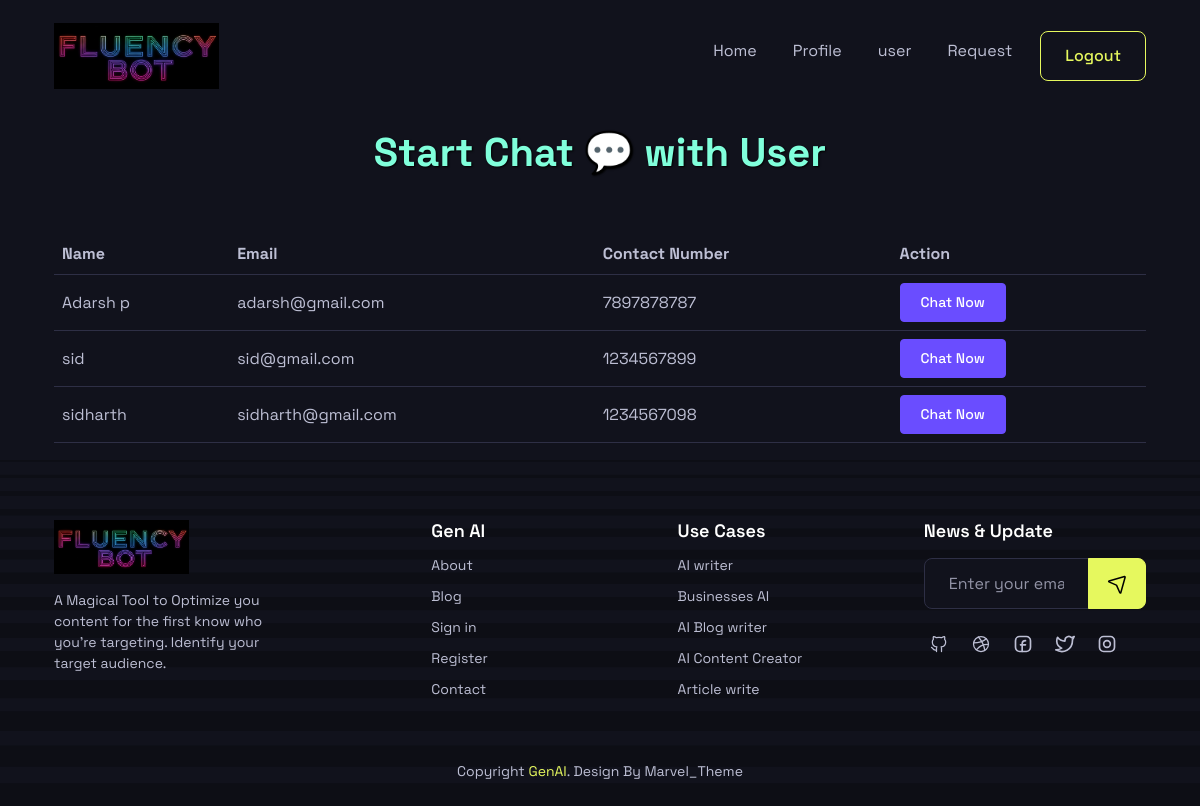
The app's page /user_view, older data.
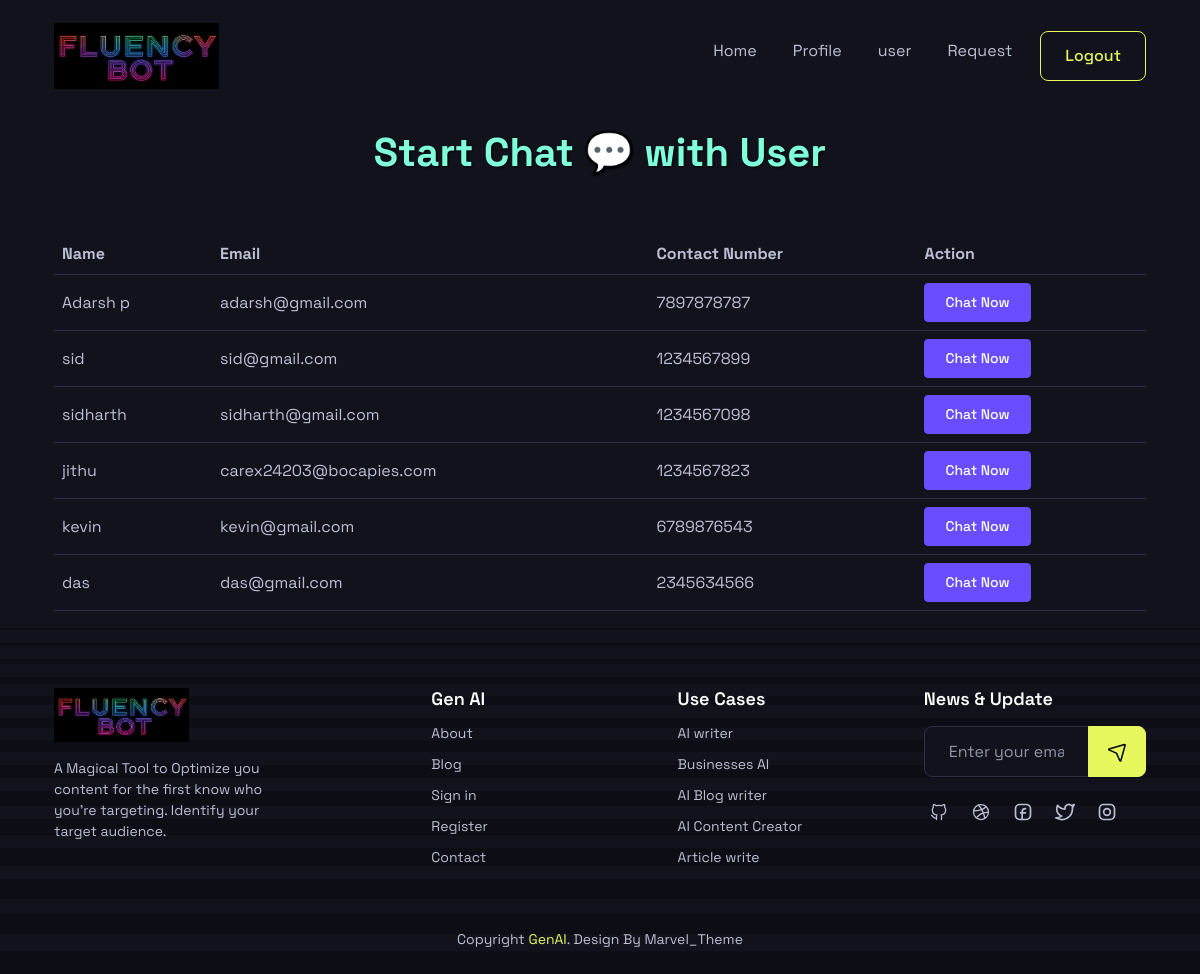
The same page, newer data.
### chatbot_app/models.py (models this page shows, shortened)
class user_det(models.Model):
    name = models.CharField(max_length=100)
    contact =models.CharField(max_length=10)
    login_id=models.OneToOneField('user_login',on_delete=models.CASCADE,related_name='user_det')

class user_login(AbstractBaseUser):
    email=models.EmailField(unique=True)
    password=models.CharField(max_length=128)
    user_type=models.IntegerField(default=0)
    status =models.IntegerField(default=0)
    is_active = models.BooleanField(default=True)  # <-- Add this
    is_staff = models.BooleanField(default=False)
    is_superuser = models.BooleanField(default=False)
    USERNAME_FIELD = 'email'
    REQUIRED_FIELDS = []
    objects = CustomUserManager()

### chatbot_app/views.py (the view)
# urls.py: path('user_view',user_view,name='user_view'),
def user_view(request):
    data=user_det.objects.all()
    return render(request,'user_view.html',{'data':data})

### chatbot_app/templates/user_view.html
{% extends 'expert_header.html' %}
{% block content %}
<div class="container mt-4">
    <center>
        <h2 class="text-center my-4" style="font-weight: bold; color:#80ffdb; text-shadow: 1px 1px 2px #000;">
           Start Chat 💬 with User <br>
        </h2>
      </center>
    <br><br>
    <table class="table table-striped">
        <thead>
            <tr>
                <th>Name</th>
                <th>Email</th>
                <th>Contact Number</th>
                <th>Action</th>
            </tr>
        </thead>
        <tbody>
            {% for user in data %}
            <tr>
                <td>{{ user.name }}</td>
                <td>{{ user.login_id.email }}</td>
                <td>{{ user.contact }}</td>
                <td>
                    <a class="btn btn-primary btn-sm" href="{% url 'chat_with_user' user.login_id.id %}">Chat Now</a>
                </td>
            </tr>
            {% endfor %}
        </tbody>
    </table>
</div>
{% endblock %}

Row changes from the older to the newer data that the page shows:
added user_det: name "jithu", login_id.email "carex24203@bocapies.com", contact "1234567823"
added user_det: name "kevin", login_id.email "kevin@gmail.com", contact "6789876543"
added user_det: name "das", login_id.email "das@gmail.com", contact "2345634566"
